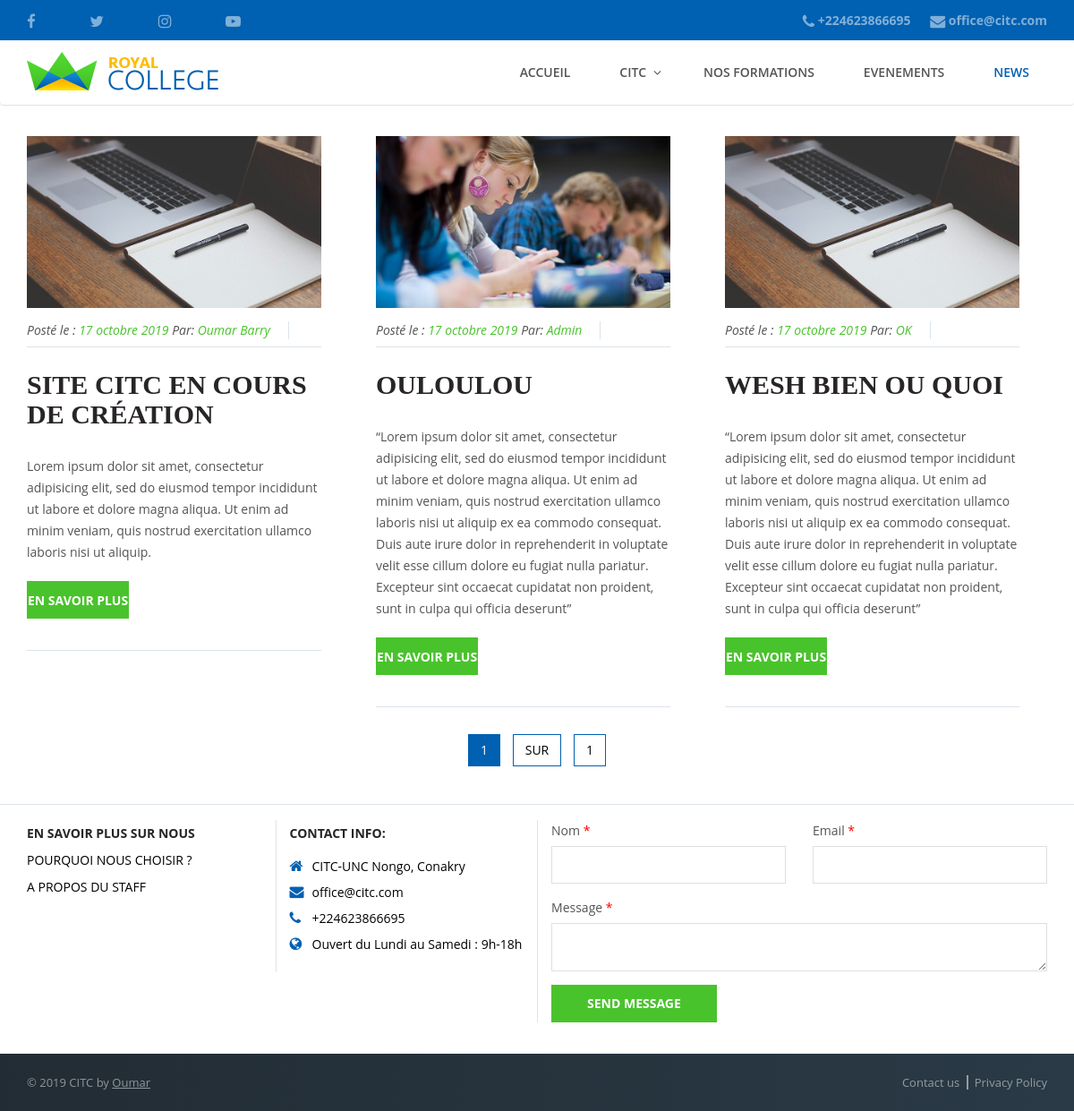
Page /news on the committed database.
### app/models.py (models this page shows, shortened)
class News(models.Model):
	id_news = models.CharField("Id de l'Article", max_length=100, primary_key=True, default='')
	title = models.CharField('Titre', max_length=200)
	thumb = models.CharField('Thumnail', max_length=300, default='')
	img = models.CharField('Image', max_length=300)
	date_pub = models.DateField('Date de publication', default=timezone.now)
	publisher = models.CharField('Auteur/Publieur', max_length=200)
	resume_news = models.TextField('Resume')
	detail_news = models.TextField('Article complet')
	class Meta:
		verbose_name_plural = "Listes des News (Articles)"

### app/views.py (the view)
# urls.py: path('news', views.news, name='news'),
def news(request):
	mod_grille = ModifierGrille.objects.get(id=2)
	all_news = News.objects.all().order_by('date_pub')
	paginator = Paginator(all_news, 20)
	page = request.GET.get('page')
	try:
		all_news = paginator.page(page)
	except PageNotAnInteger:
		all_news = paginator.page(1)
	except EmptyPage:
		all_news = paginator.page(paginator.num_pages)
	return render(request, 'app/news.html', locals())

### app/templates/app/news.html (shortened to what this page needs)
{% extends "app/_base.html" %}
{% load static %}
{% block active %}
	<li><a href="{% url 'app:home' %}">Accueil</a></li>
    <li class="dropdown">
        <a href="#" class="dropdown-toggle" data-toggle="dropdown" role="button" aria-haspopup="true" aria-expanded="false">CITC</a>
    </li>
    <li><a href="{% url 'app:formations' %}">Nos Formations</a></li>
    <li><a href="{% url 'app:events' %}">Evenements</a></li>
    <li class="active"><a href="{% url 'app:news' %}">NEWS</a></li>
{% endblock %}
{% block content %}
  <div class="post_section clearfix">
    <div class="container">
      <div class="row">
        {% for news in all_news %}
          <div class="{{ mod_grille.content }} post_left">
            <div class="post_left_section post_left_border">
              <div class="post">
                <div class="post_thumb">
                  <img src="{% static 'app/img/news/' %}{{news.img}}" alt="">
                </div>
                <div class="meta">
                  <span class="date">Posté le : <a href="#">{{ news.date_pub|date:"j F Y" }}</a></span>
                  <span class="author">Par: <a href="#">{{ news.publisher }}</a></span>
                </div>
                <h1><a href="{% url 'app:news' %}/{{ news.id_news }}">{{ news.title }}</a></h1>
                <div class="post_desc">
                  {{ news.resume_news|safe }}
                </div>
                <div class="post_bottom">
                  <a href="{% url 'app:news' %}/{{ news.id_news }}" class="btn btn-default commonBtn">En savoir plus</a>
                </div>
              </div>
            </div>
          </div>
        {% endfor %}
      </div>
      <div align="center">
        <ul class="pagination">
          <li class="active"><a href="?page={{ all_news.number }}">{{ all_news.number }}</a></li>
          <li><a>sur</a></li>
          <li><a href="?page={{ all_news.paginator.num_pages }}">{{all_news.paginator.num_pages }}</a></li>
        </ul>
      </div>
    </div>
  </div>
{% endblock %}

### rows in the picture
News: img (picture), date_pub "17 octobre 2019", publisher "Oumar Barry", title "SITE CITC EN COURS DE CRÉATION", resume_news "Lorem ipsum dolor sit amet, consectetur adipisicing elit, sed do eiusmod tempor incididunt ut labore et dolore magna aliqua. Ut enim ad minim veniam, quis nostrud exercitation ullamco laboris nisi ut aliquip."
News: img (picture), date_pub "17 octobre 2019", publisher "Admin", title "OULOULOU", resume_news "“Lorem ipsum dolor sit amet, consectetur adipisicing elit, sed do eiusmod tempor incididunt ut labore et dolore magna aliqua. Ut enim ad minim veniam, quis nostrud exercitation ullamco laboris nisi ut aliquip ex ea commodo consequat. Duis aute irure dolor in reprehenderit in voluptate velit esse cillum dolore eu fugiat nulla pariatur. Excepteur sint occaecat cupidatat non proident, sunt in culpa qui officia deserunt”"
News: img (picture), date_pub "17 octobre 2019", publisher "OK", title "WESH BIEN OU QUOI", resume_news "“Lorem ipsum dolor sit amet, consectetur adipisicing elit, sed do eiusmod tempor incididunt ut labore et dolore magna aliqua. Ut enim ad minim veniam, quis nostrud exercitation ullamco laboris nisi ut aliquip ex ea commodo consequat. Duis aute irure dolor in reprehenderit in voluptate velit esse cillum dolore eu fugiat nulla pariatur. Excepteur sint occaecat cupidatat non proident, sunt in culpa qui officia deserunt”"

### other values in the picture
{{ all_news.number }} "1"
{{ all_news.paginator.num_pages }} "1"
